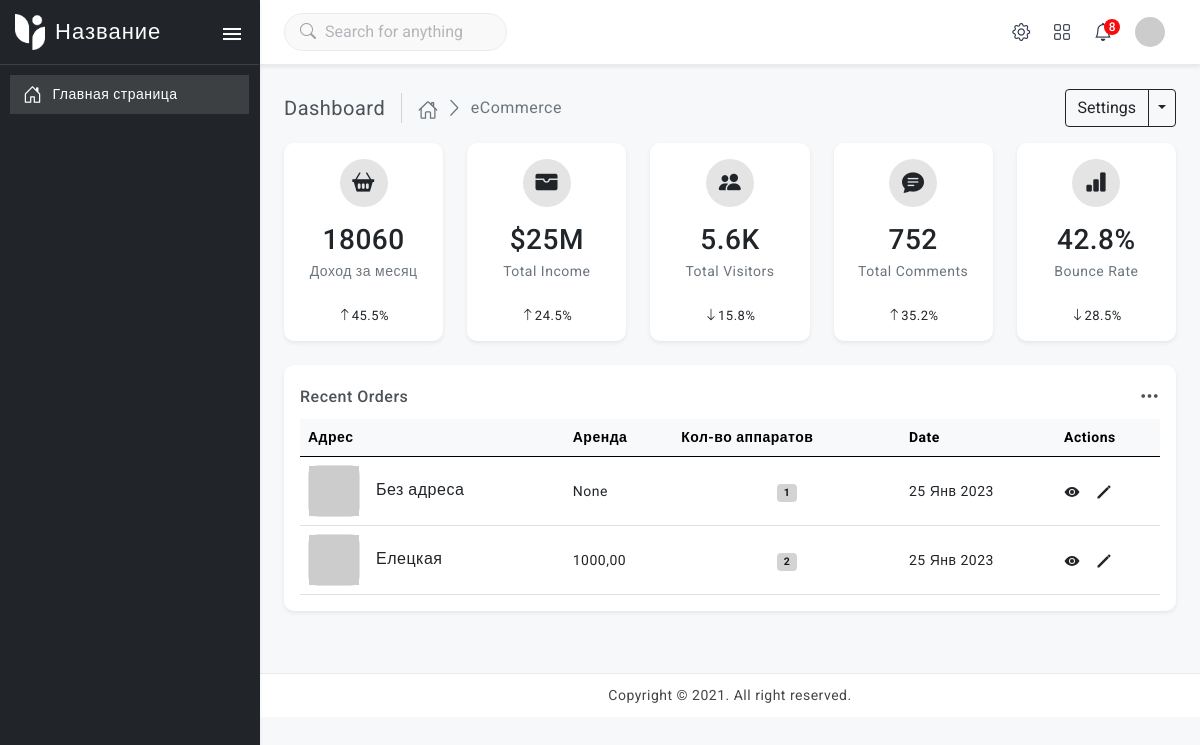
Before: / with the older database file.
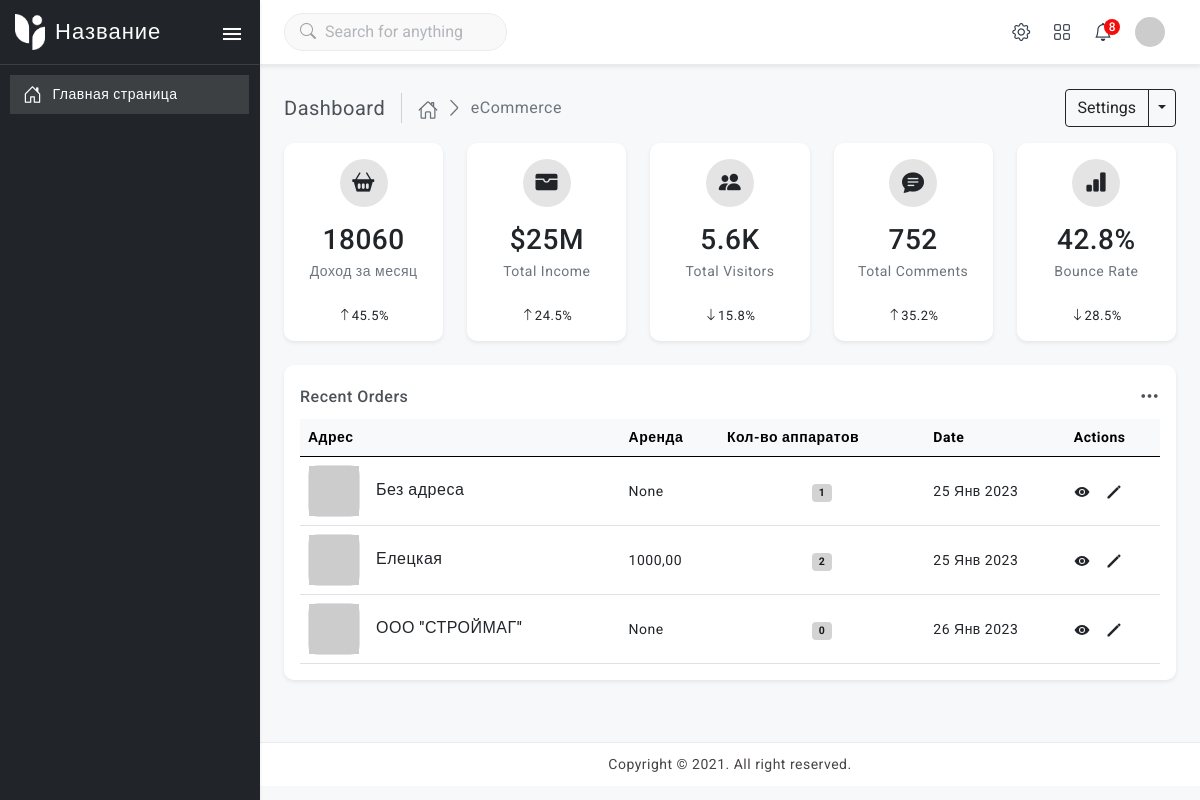
After: the same page with the newer database file.
### vend/models.py (models this page shows, shortened)
class Address(models.Model):
    name = models.CharField(max_length=200)
    slug = models.SlugField(max_length=200, blank=True, null=True,)
    uuid = models.UUIDField( blank=True, null=True,)
    created_at = models.DateTimeField(auto_now=True)
    created = models.DateTimeField(auto_now_add=True)
    to_rent = models.DecimalField('Аренда', max_digits=10, decimal_places=2, blank=True, null=True, )
    publish = models.DateTimeField(default=timezone.now, blank=True, null=True, )
    class Meta:
        verbose_name = 'Адрес'
        verbose_name_plural = 'Адреса'
    def get_absolute_url(self):
        return reverse('address_detail', kwargs={'address': self.slug})

### vend/views.py (the view)
# urls.py: path('', HomeList.as_view(), name='home'),
class HomeList(ListView):
    model = Address
    template_name = 'vend/home.html'
    context_object_name = 'address'
    extra_context = {'title': 'Главная страница'}

### vend/templatetags/vend_tegs.py (called while the page is built)
@register.simple_tag
def total_sensor():
    current_datetime = timezone.now()
    sum_number = Sensor.objects.filter(month__year=current_datetime.year,
                                       month__month=current_datetime.month).aggregate(
        total_price=Sum('number'))['total_price']
    return sum_number * 10

### vend/templates/vend/home.html (shortened to what the changed rows need)
{% extends 'base.html' %}
{% load static vend_tegs %}
{% block content %}
    <div class="page-content-wrapper">
        <div class="page-content">
            <div class="card radius-10 w-100">
                <div class="card-body">
                    <div class="table-responsive mt-2">
                        <table class="table align-middle mb-0">
                            <thead class="table-light">
                            <tr>
                                <th>Адрес</th>
                                <th>Аренда</th>
                                <th>Кол-во аппаратов</th>
                                <th>Date</th>
                                <th>Actions</th>
                            </tr>
                            </thead>
                            <tbody>
                            {% for item in address %}
                                <tr>
                                    <td>
                                        <div class="d-flex align-items-center gap-3">
                                            <div class="product-box border">
                                                <img src="https://via.placeholder.com/110X110/212529/fff" alt="">
                                            </div>
                                            <div class="product-info">
                                                <a href="{{ item.get_absolute_url }}"><h6
                                                        class="product-name mb-1">{{ item.name }}</h6></a>
                                            </div>
                                        </div>
                                    </td>
                                    <td>{{ item.to_rent }}</td>
                                    <td class="text-center"><span
                                            class="badge alert-dark">{{ item.device.count }}</span></td>
                                    <td>{{ item.publish|date:'d M Y' }}</td>
                                    <td>
                                        <div class="d-flex align-items-center gap-3 fs-6">
                                            <a class="text-dark" data-bs-toggle="tooltip"
                                               data-bs-placement="bottom"
                                               title="" data-bs-original-title="
                                                    {% for device in item.device.all %}{{ device.name }} {% endfor %}"
                                               aria-label="Views">
                                                <ion-icon name="eye-sharp"></ion-icon>
                                            </a>
                                            <a class="text-dark" data-bs-toggle="tooltip"
                                               data-bs-placement="bottom" href="{% url 'address_update' item.pk %}"
                                               title="" data-bs-original-title="Edit info" aria-label="Edit">
                                                <ion-icon name="pencil-sharp"></ion-icon>
                                            </a>
                                        </div>
                                    </td>
                                </tr>
                            {% endfor %}
                            </tbody>
                        </table>
                    </div>
                </div>
            </div>
        </div>
    </div>
    <table class="table">
        <thead>
        <tr>
            <th scope="col">Адресс</th>
            <th scope="col">Аппараты</th>
            <th scope="col">Цена аренды</th>
            <th scope="col">Дата оплаты</th>
        </tr>
        </thead>
    </table>
{% endblock %}

Changed rows visible on the page:
added Address: name "ООО \"СТРОЙМАГ\"", to_rent "None", device.count "0", publish "26 Янв 2023"
